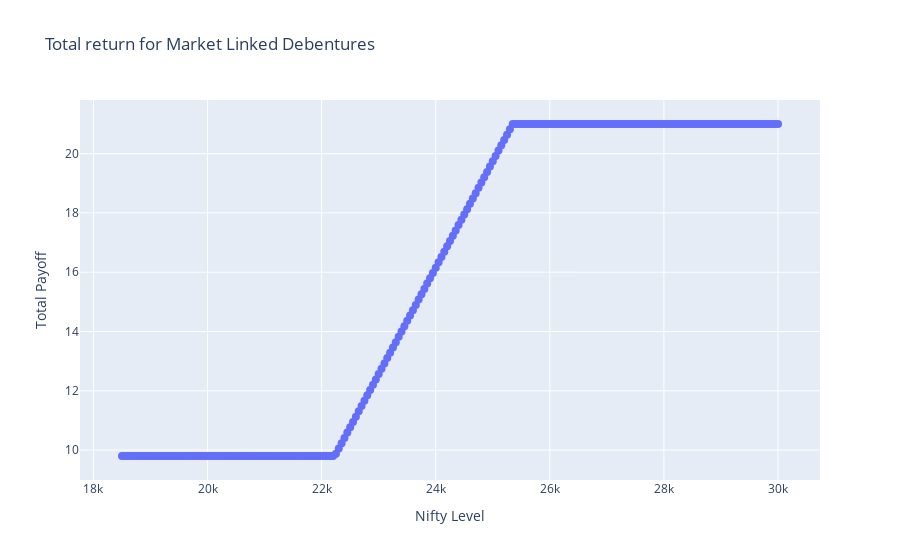

The notebook cell saved with this chart:
### Code cell
import numpy as np
# import matplotlib.pyplot as plt
import plotly.graph_objects as go

def option_1_payoff(nifty_final, capital_allotment_option_1):
    nifty_percentage_change = (nifty_final - 19500) / 19500 * 100
    
    if nifty_percentage_change > 30:
        return capital_allotment_option_1 * 0.3 * 0.7
    elif nifty_percentage_change >14 and nifty_percentage_change <= 30 :
        return capital_allotment_option_1 * 0.7 * nifty_percentage_change/100
    elif nifty_percentage_change >= 14:
        return capital_allotment_option_1 * 0.14 * 0.7
    else:
        return capital_allotment_option_1 * 0.14 * 0.7

def option_2_payoff(nifty_final, capital_allotment_option_2):
    nifty_percentage_change = (nifty_final - 19500) / 19500 * 100
    
    if nifty_percentage_change >= 0:
        return capital_allotment_option_2 * 0.25
    else:
        return 0

def generate_payoff_table(capital_allotment_option_1, capital_allotment_option_2):
    nifty_levels = np.arange(18500, 30001, 50)
    table = []
    
    for level in nifty_levels:
        option_1_payoff_amount = option_1_payoff(level, capital_allotment_option_1)
        option_2_payoff_amount = option_2_payoff(level, capital_allotment_option_2)
        total_payoff = option_1_payoff_amount + option_2_payoff_amount
        table.append([level, total_payoff])
    
    return table


def plot_payoff_graph(table):
    nifty_levels = [row[0] for row in table]
    total_payoff = [row[1] for row in table]
    
    fig = go.Figure()
    fig.add_trace(go.Scatter(x=nifty_levels, y=total_payoff, mode='lines+markers', 
                             hovertemplate='<b>Nifty Level</b>: %{x}<br><b>Payoff</b>: %{y}',name=''))
    
    fig.update_layout(
        title='Total return for Market Linked Debentures',
        xaxis_title='Nifty Level',
        yaxis_title='Total Payoff',
    )
    
    fig.update_traces(marker=dict(size=8))
    fig.update_layout(showlegend=False)
    fig.show()

if __name__ == "__main__":
    capital_allotment_option_1 = 100
    capital_allotment_option_2 = 100-capital_allotment_option_1
    
    payoff_table = generate_payoff_table(capital_allotment_option_1, capital_allotment_option_2)
    # print("{:<10} {:<18}".format("Nifty", "Total Payoff"))
    # print("-" * 28)
    # for row in payoff_table:
    #     print("{:<10} {:<18}".format(row[0], row[1]))
    print("Payoff with capital of",capital_allotment_option_1+capital_allotment_option_2)
    print("Capital in option 1",capital_allotment_option_1)
    print("Capital in option 2",capital_allotment_option_2)
    plot_payoff_graph(payoff_table)
    
# if __name__ == "__main__":
#     capital_allotment_option_1 = 0
#     capital_allotment_option_2 = 1000000
    
#     payoff_table = generate_payoff_table(capital_allotment_option_1, capital_allotment_option_2)
#     # print("{:<10} {:<18}".format("Nifty", "Total Payoff"))
#     # print("-" * 28)
#     # for row in payoff_table:
#     #     print("{:<10} {:<18}".format(row[0], row[1]))
#     print("Payoff with capital of",capital_allotment_option_1+capital_allotment_option_2)
#     print("Capital in option 1",capital_allotment_option_1)
#     print("Capital in option 2",capital_allotment_option_2)
#     plot_payoff_graph(payoff_table)

### Figure 1 — Plotly figure (JSON) as saved in the notebook; plotly's stock layout.template omitted (floating-point values rounded to 4 significant figures; data arrays with more than 128 entries replaced by an {"elided": "..."} marker saying what was removed)
{"data": [{"hovertemplate": "<b>Nifty Level</b>: %{x}<br><b>Payoff</b>: %{y}", "marker": {"size": 8}, "mode": "lines+markers", "name": "", "type": "scatter", "x": {"elided": "231 int values"}, "y": {"elided": "231 float values"}}], "layout": {"autosize": true, "showlegend": false, "title": {"text": "Total return for Market Linked Debentures"}, "xaxis": {"autorange": true, "range": [17780.0, 30720.0], "title": {"text": "Nifty Level"}, "type": "linear"}, "yaxis": {"autorange": true, "range": [8.768, 22.03], "title": {"text": "Total Payoff"}, "type": "linear"}}}
